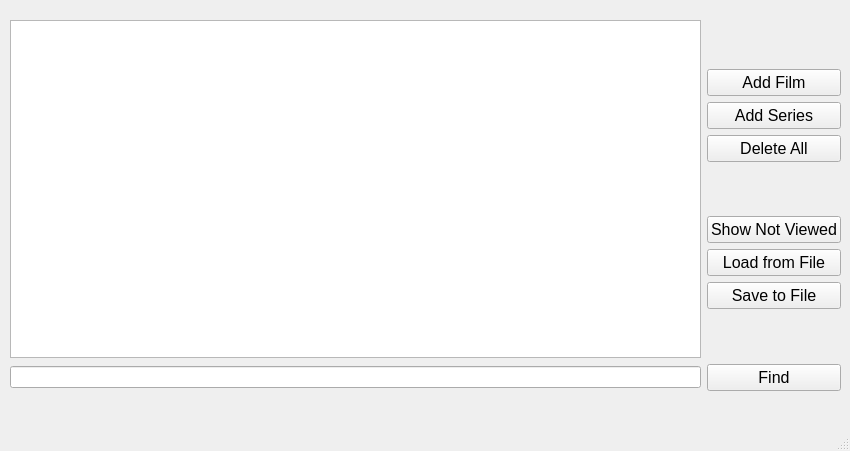
<?xml version="1.0" encoding="UTF-8"?>
<ui version="4.0">
 <class>MainWindow</class>
 <widget class="QMainWindow" name="MainWindow">
  <property name="geometry">
   <rect>
    <x>0</x>
    <y>0</y>
    <width>850</width>
    <height>451</height>
   </rect>
  </property>
  <property name="minimumSize">
   <size>
    <width>850</width>
    <height>451</height>
   </size>
  </property>
  <property name="maximumSize">
   <size>
    <width>850</width>
    <height>451</height>
   </size>
  </property>
  <property name="windowTitle">
   <string>MainWindow</string>
  </property>
  <widget class="QWidget" name="centralwidget">
   <property name="minimumSize">
    <size>
     <width>836</width>
     <height>5</height>
    </size>
   </property>
   <widget class="QWidget" name="gridLayoutWidget">
    <property name="geometry">
     <rect>
      <x>10</x>
      <y>20</y>
      <width>831</width>
      <height>371</height>
     </rect>
    </property>
    <layout class="QGridLayout" name="gridLayout">
     <item row="1" column="1">
      <layout class="QVBoxLayout" name="verticalLayout">
       <item>
        <spacer name="verticalSpacer">
         <property name="orientation">
          <enum>Qt::Vertical</enum>
         </property>
         <property name="sizeHint" stdset="0">
          <size>
           <width>20</width>
           <height>40</height>
          </size>
         </property>
        </spacer>
       </item>
       <item>
        <widget class="QPushButton" name="filmButton">
         <property name="font">
          <font>
           <pointsize>12</pointsize>
          </font>
         </property>
         <property name="text">
          <string>Add Film</string>
         </property>
        </widget>
       </item>
       <item>
        <widget class="QPushButton" name="seriesButton">
         <property name="font">
          <font>
           <pointsize>12</pointsize>
          </font>
         </property>
         <property name="text">
          <string>Add Series</string>
         </property>
        </widget>
       </item>
       <item>
        <widget class="QPushButton" name="dellButton">
         <property name="font">
          <font>
           <pointsize>12</pointsize>
          </font>
         </property>
         <property name="text">
          <string>Delete All</string>
         </property>
        </widget>
       </item>
       <item>
        <spacer name="verticalSpacer_2">
         <property name="orientation">
          <enum>Qt::Vertical</enum>
         </property>
         <property name="sizeHint" stdset="0">
          <size>
           <width>20</width>
           <height>40</height>
          </size>
         </property>
        </spacer>
       </item>
       <item>
        <widget class="QPushButton" name="notViewedButton">
         <property name="font">
          <font>
           <pointsize>12</pointsize>
          </font>
         </property>
         <property name="text">
          <string>Show Not Viewed</string>
         </property>
        </widget>
       </item>
       <item>
        <widget class="QPushButton" name="loadButton">
         <property name="font">
          <font>
           <pointsize>12</pointsize>
          </font>
         </property>
         <property name="text">
          <string>Load from File</string>
         </property>
        </widget>
       </item>
       <item>
        <widget class="QPushButton" name="saveButton">
         <property name="font">
          <font>
           <pointsize>12</pointsize>
          </font>
         </property>
         <property name="text">
          <string>Save to File</string>
         </property>
        </widget>
       </item>
       <item>
        <spacer name="verticalSpacer_3">
         <property name="orientation">
          <enum>Qt::Vertical</enum>
         </property>
         <property name="sizeHint" stdset="0">
          <size>
           <width>20</width>
           <height>40</height>
          </size>
         </property>
        </spacer>
       </item>
      </layout>
     </item>
     <item row="2" column="0">
      <widget class="QLineEdit" name="lineEdit"/>
     </item>
     <item row="2" column="1">
      <widget class="QPushButton" name="findButton">
       <property name="font">
        <font>
         <pointsize>12</pointsize>
        </font>
       </property>
       <property name="text">
        <string>Find</string>
       </property>
      </widget>
     </item>
     <item row="1" column="0">
      <widget class="QTableWidget" name="tableWidget"/>
     </item>
    </layout>
   </widget>
  </widget>
  <widget class="QMenuBar" name="menubar">
   <property name="geometry">
    <rect>
     <x>0</x>
     <y>0</y>
     <width>850</width>
     <height>25</height>
    </rect>
   </property>
  </widget>
  <widget class="QStatusBar" name="statusbar"/>
 </widget>
 <resources/>
 <connections/>
</ui>
